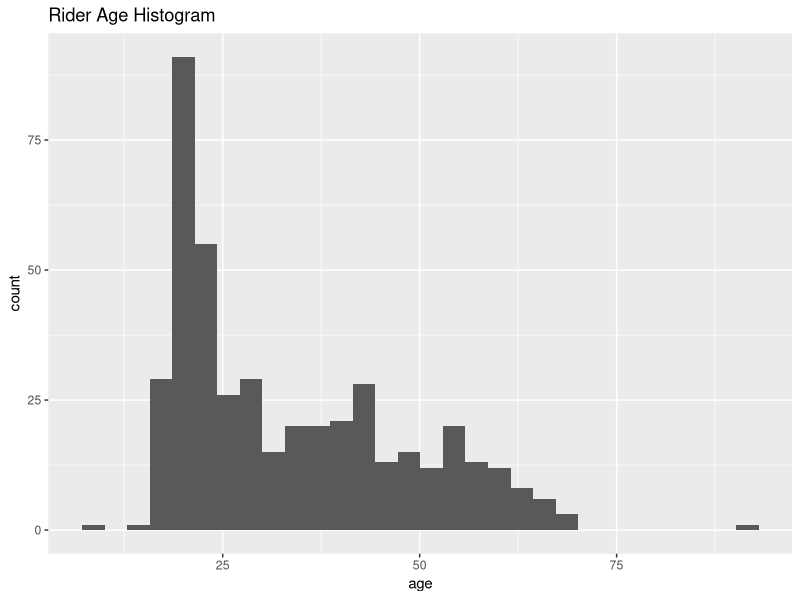
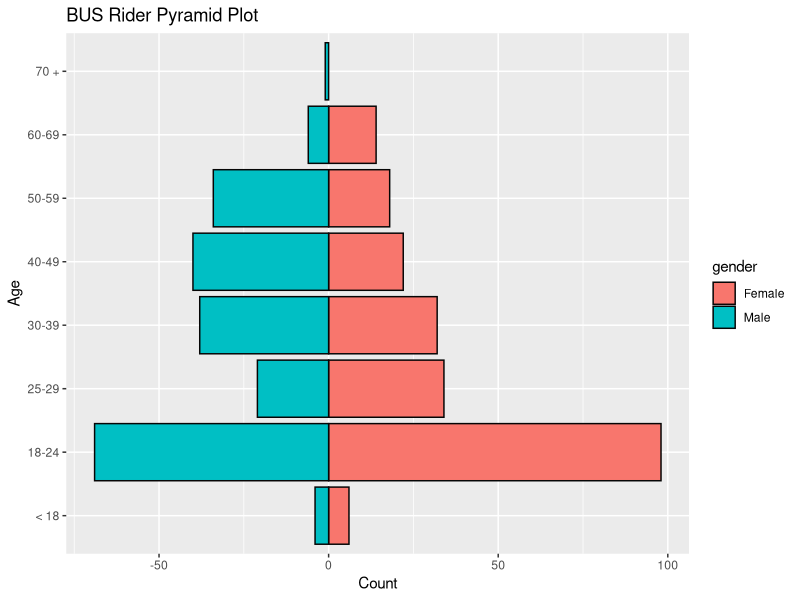
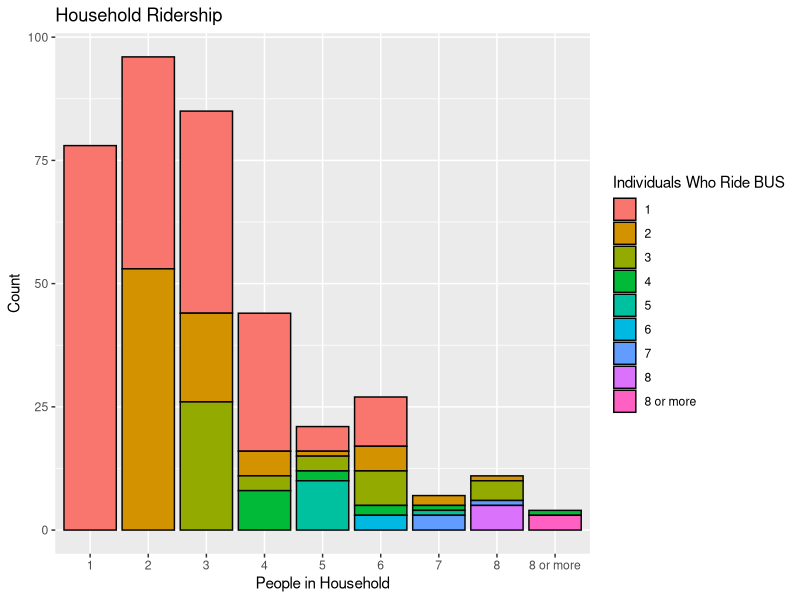
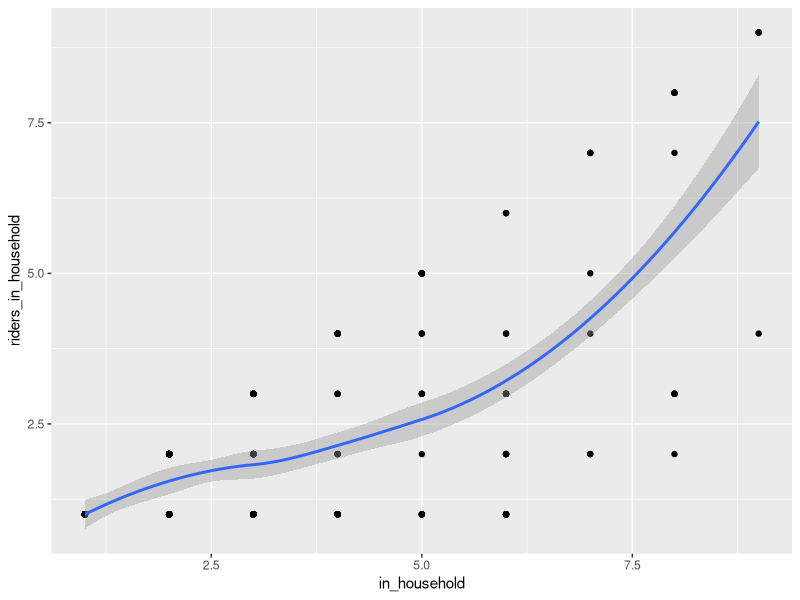

Recreate these plots in R, in order.
library(tidyverse)

bus_raw <- read_csv("bus_data.csv")

str(bus_raw)

gender_perc <- bus_raw %>%
  select(Q23) %>%
  filter(!is.na(Q23)) %>%
  group_by(Q23) %>%
  summarize(N = n()) %>%
  mutate(
    freq = N / sum(N),
    perc = round((freq * 100), 0)
  )

age <- bus_raw %>%
  select(Q24) %>%
  filter(!is.na(Q24) & Q24 != "Refuse") %>%
  transmute(
    age = as.integer(Q24)
  )

min(age$age)
median(age$age)
max(age$age)

ggplot(data = age, mapping = aes(x = age)) +
  geom_histogram() +
  ggtitle("Rider Age Histogram")


age_m <- bus_raw %>%
  filter(Q23 == "Male") %>%
  filter(!is.na(Q24) & Q24 != "Refuse") %>%
  select(Q24) %>%
  transmute(
    age = as.integer(Q24)
  )

median(age_m$age)

age_m <- cut(age_m$age, breaks = c(1, 17, 24, 30, 40, 50, 60, 70, 100),
             labels = c("< 18", "18-24", "25-29", "30-39", "40-49", "50-59", "60-69", "70 +"))
table(age_m)
age_m <- as.data.frame(age_m)
age_m$age <- age_m$age_m
age_m$gender <- "Male"
age_m$age_m <- NULL



age_f <- bus_raw %>%
  filter(Q23 == "Female") %>%
  filter(!is.na(Q24) & Q24 != "Refuse") %>%
  select(Q24) %>%
  transmute(
    age = as.integer(Q24)
  )

median(age_f$age)

age_f <- cut(age_f$age, breaks = c(1, 17, 24, 30, 40, 50, 60, 70, 100),
             labels = c("< 18", "18-24", "25-29", "30-39", "40-49", "50-59", "60-69", "70 +"))
table(age_f)
age_f <- as.data.frame(age_f)
age_f$age <- age_f$age_f
age_f$gender <- "Female"
age_f$age_f <- NULL

age_gender <- rbind(age_m, age_f)


ggplot(data = age_gender, aes(x =age, fill = gender)) +
  geom_bar(data = subset(age_gender, gender == "Female"), color = "grey2") +
  geom_bar(data = subset(age_gender, gender == "Male"), aes(y = ..count..*(-1)), color = "grey2") +
  coord_flip() +
  ggtitle("BUS Rider Pyramid Plot") +
  xlab("Age") +
  ylab("Count")

race_perc <- bus_raw %>%
  select(Q25) %>%
  filter(!is.na(Q25)) %>%
  group_by(Q25) %>%
  summarize(N = n()) %>%
  mutate(
    freq = N / sum(N),
    perc = round((freq * 100), 0)
  )

in_home <- bus_raw %>%
  select(Q28, Q29) %>%
  filter(!is.na(Q28) & !is.na(Q29)) %>%
  filter(!Q29 > Q28)


ggplot(data = in_home, mapping = aes(x = Q28)) +
  geom_bar(aes(fill = Q29), color = 'grey2') +
  ggtitle("Household Ridership") +
  xlab("People in Household") +
  ylab("Count") +
  scale_fill_discrete(name = "Individuals Who Ride BUS")

in_home_int <- in_home %>%
  mutate(
    Q28 = if_else(Q28 == "8 or more", "9", Q28),
    Q29 = if_else(Q29 == "8 or more", "9", Q29)
  ) %>%
  transmute(
    in_household = as.integer(Q28),
    riders_in_household = as.integer(Q29)
  )

m <- lm(in_home_int$in_household ~ in_home_int$riders_in_household)
summary(m)

ggplot(data = in_home_int, mapping = aes(x = in_household, y = riders_in_household)) +
  geom_point() +
  geom_smooth()

income_perc <- bus_raw %>%
  select(Q30) %>%
  filter(!is.na(Q30)) %>%
  group_by(Q30) %>%
  summarize(N = n()) %>%
  mutate(
    freq = N / sum(N),
    perc = round((freq * 100), 0)
  )  


have_bank_perc <- bus_raw %>%
  select(Q31_1) %>%
  filter(!is.na(Q31_1)) %>%
  group_by(Q31_1) %>%
  summarize(N = n()) %>%
  mutate(
    freq = N / sum(N),
    perc = round((freq * 100), 0)
  )  

have_debit_perc <- bus_raw %>%
  select(Q31_2) %>%
  filter(!is.na(Q31_2)) %>%
  group_by(Q31_2) %>%
  summarize(N = n()) %>%
  mutate(
    freq = N / sum(N),
    perc = round((freq * 100), 0)
  )  

have_credit_perc <- bus_raw %>%
  select(Q31_3) %>%
  filter(!is.na(Q31_3)) %>%
  group_by(Q31_3) %>%
  summarize(N = n()) %>%
  mutate(
    freq = N / sum(N),
    perc = round((freq * 100), 0)
  )  

banked <- bus_raw %>% 
  select(Q31_1, Q31_2, Q31_3) %>%
  filter(Q31_1 == 'Yes' |
           Q31_2 == 'Yes' |
           Q31_3 == 'Yes')

banked_perc <- round((317/493) * 100, 0)



have_mobile_perc <- bus_raw %>%
  select(Q31_4) %>%
  filter(!is.na(Q31_4)) %>%
  group_by(Q31_4) %>%
  summarize(N = n()) %>%
  mutate(
    freq = N / sum(N),
    perc = round((freq * 100), 0)
  )  

have_desktop_perc <- bus_raw %>%
  select(Q31_5) %>%
  filter(!is.na(Q31_5)) %>%
  group_by(Q31_5) %>%
  summarize(N = n()) %>%
  mutate(
    freq = N / sum(N),
    perc = round((freq * 100), 0)
  )  

have_texts_perc <- bus_raw %>%
  select(Q31_6) %>%
  filter(!is.na(Q31_6)) %>%
  group_by(Q31_6) %>%
  summarize(N = n()) %>%
  mutate(
    freq = N / sum(N),
    perc = round((freq * 100), 0)
  )  

connected <- bus_raw %>% 
  select(Q31_4, Q31_5, Q31_6) %>%
  filter(Q31_4 == 'Yes' |
           Q31_5 == 'Yes' |
           Q31_6 == 'Yes')

connected_perc <- round((351/493) * 100, 0)

